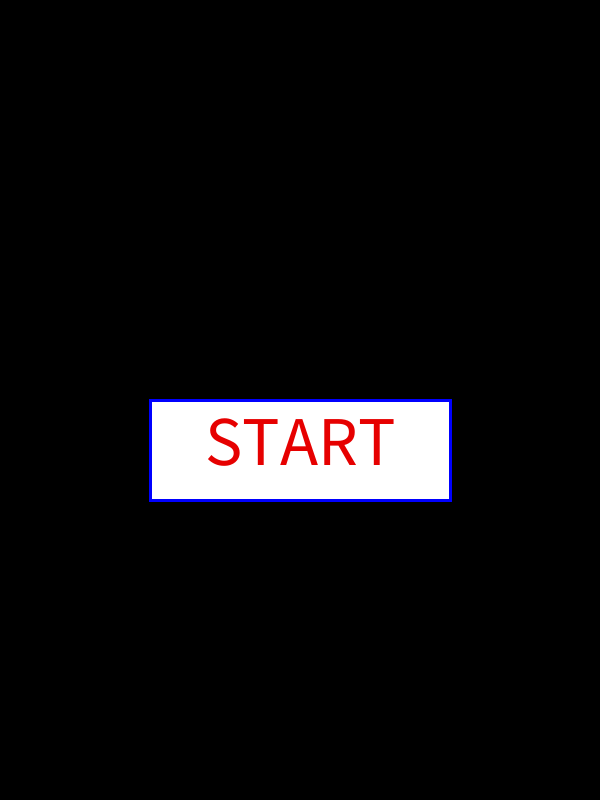
Frame 1 (no input)
Frame 60 (the mouse pressed at the canvas centre just before this capture): identical to frame 1, image omitted
Frame 120 (the mouse held since frame 60 and released just before this capture): identical to frame 1, image omitted

The Processing sketch that drew this single still picture (run headless with seeded random() and noise(); from frame 60 on, the mouse is pressed at the canvas centre):

// Processing sketch: mode_framework
// ── mode_framework.pde
int mode;
final int INTRO = 0;
final int GAME = 1;

  //colors
color enemyred=#D30202;
color enemyorange=#F7741B;

  //arrow
float arrowX;
float arrowY;

  //obstacles
 //vertical
float x1, y1;
float x2, y2;
 //horizontal
float x3,y3;
float x4,y4;

//--------------------------------------------------------
void setup() {            //https://stackoverflow.com/questions/36334442/collision-detection-on-processing
   size(600,800);
arrowX = 0;  
arrowY = 670;
  //vertical
x1 = random(50,325);
y1 = random(-30,-150);
x2 = random(325,550);
y2 = random(-30,-150);
  //horizontal
x3 = random(-30,-150);
y3 = random(400,750);
x4 = random(-30,-150);
y4 = random(50,400);

mode = INTRO;

textAlign(CENTER,CENTER);
}

void draw(){
  if (mode == INTRO) {
    intro();
  }else if (mode == GAME) {
    game();
  }else {
    println("Error: Mode = " + mode);
  } 
}

// ── INTRO.pde
void intro() {
  background(0);
  
  if (mouseX>150 && mouseX<450 && mouseY>400 && mouseY<500) {
    fill(200); 
  }else {
    fill(255);
  }
    stroke(0,0,255);
    strokeWeight(3);
  rect(150,400, 300,100);
 
    fill(230,0,0);
    textSize(70);
  text("START", 300,440);
}

void introClicks() {
  if (mouseX>150 && mouseX<450 && mouseY>400 && mouseY<500) {
    mode = GAME;  
  }
  
}

// ── game.pde
void game() {
 background(230); 

  stroke(0);
  strokeWeight(6);
line(25,-5, 25,805);
line(575,-5, 575,805);

  pushMatrix();
   translate(arrowX,arrowY);
   arrow();
  popMatrix();
  
  //enemies
    //vertical
    fill(enemyred);
    stroke(enemyorange);
    strokeWeight(5);
  ellipse(x1,y1, 50,50);
    y1 = y1 + 4;
  if (y1 >= 850) {
    y1 = random(-30,-150);
    x1 = random(50,325);
  }
  ellipse(x2,y2, 50,50);
    y2 = y2 + 4;
  if (y2 >= 850) {
    y2 = random(-30,-150);
    x2 = random(325,550);
  }
  
  //horizontal
  ellipse(x3,y3, 50,50);
    x3 = x3 + 4;
  if (x3 >= 650) {
    x3 = random(-30,-150);
    y3 = random(400,750);
  }
  ellipse(x4,y4, 50,50);
    x4 = x4 + 4;
  if (x4 >= 650) {
    x4 = random(-30,-150);
    y4 = random(50,400); 
  }
  
}

//----------------------------------------------------
void keyPressed() {
  if (key==CODED) {
   if (keyCode == LEFT) {
    arrowX = arrowX - 8; 
   }else if (keyCode == RIGHT) {
    arrowX = arrowX + 8; 
   }
   
   if (keyCode == UP) {
    arrowY = arrowY - 8;
   }else if (keyCode == DOWN) {
    arrowY = arrowY + 8; 
   }
   if (arrowX <= -230) {
    arrowX = -230;
   }
   if (arrowX >= 230) {
    arrowX = 230; 
   }
   if (arrowY <= 2) {
    arrowY = 2;
   }
   if (arrowY >= 698) {
    arrowY = 698; 
   }
}
  
}

void gameClicks() {
  
}


//----------------------------------------------------
void arrow() {
   fill(0);
  noStroke();
triangle(300,0, 260,100, 300,70);
triangle(300,0, 340,100, 300,70);
  
  stroke(230,0,0);
  strokeWeight(3);
 //left side
line(300,0, 260,100);
line(260,100, 300,70);
 //right side
line(300,70, 340,100);
line(340,100, 300,0);
}

// ── mouseClicks.pde
void mouseReleased() {
  if (mode == INTRO) {
    introClicks();
  }else if (mode == GAME) {
    gameClicks();
  }else {
    println("Error: Mode = " + mode);
  } 
}
